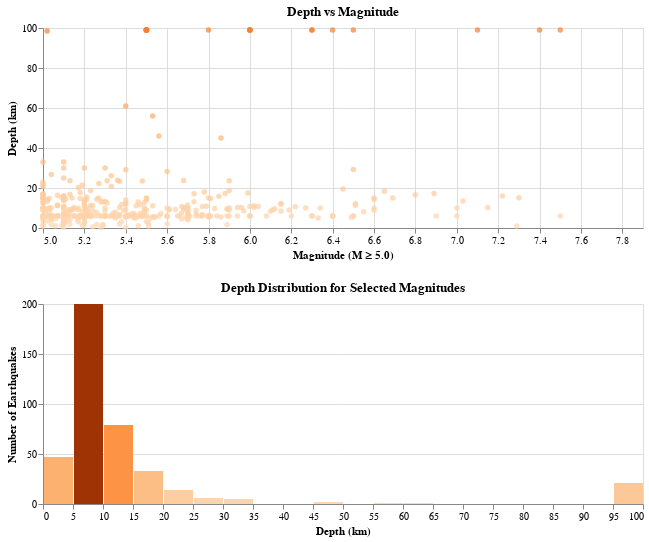

Notebook source saved alongside this figure:
### Markdown cell above
### Visualization 2

### Code cell
brush = alt.selection_interval(encodings=["x"])

scatter_mag = (
    alt.Chart(df_depth)
    .add_params(brush)
    .mark_circle()
    .encode(
        x=alt.X(
            "magnitude:Q",
            title="Magnitude (M ≥ 5.0)",
            scale=alt.Scale(domain=[5, df_cleaned["magnitude"].max()]),
        ),
        y=alt.Y("depth:Q", title="Depth (km)"),
        color=alt.Color("depth:Q", scale=alt.Scale(scheme="oranges")),
        tooltip=["year", "magnitude", "depth"],
    )
    .properties(
        width=600,
        height=200,
        title="Depth vs Magnitude",
    )
)

hist_depth = (
    alt.Chart(df_depth)
    .transform_filter(brush)
    .mark_bar()
    .encode(
        x=alt.X("depth:Q", bin=alt.Bin(maxbins=30), title="Depth (km)"),
        y=alt.Y("count():Q", title="Number of Earthquakes"),
        color=alt.Color("count():Q", scale=alt.Scale(scheme="oranges")).legend(None),
        tooltip=[
            alt.Tooltip("depth:Q", bin=alt.Bin(maxbins=30), title="Depth Range (km)"),
            alt.Tooltip("count():Q", title="# of Earthquakes"),
        ],
    )
    .properties(
        width=600, height=200, title="Depth Distribution for Selected Magnitudes"
    )
)

scatter_mag & hist_depth

### Figure 1 — Vega-Lite specification as saved in the notebook (floating-point values rounded to 4 significant figures; data arrays with more than 128 entries replaced by an {"elided": "..."} marker saying what was removed)
{"config": {"view": {"continuousWidth": 300, "continuousHeight": 300}}, "vconcat": [{"mark": {"type": "circle"}, "encoding": {"color": {"field": "depth", "scale": {"scheme": "oranges"}, "type": "quantitative"}, "tooltip": [{"field": "year", "type": "quantitative"}, {"field": "magnitude", "type": "quantitative"}, {"field": "depth", "type": "quantitative"}], "x": {"field": "magnitude", "scale": {"domain": [5, 7.9]}, "title": "Magnitude (M ≥ 5.0)", "type": "quantitative"}, "y": {"field": "depth", "title": "Depth (km)", "type": "quantitative"}}, "height": 200, "name": "view_2", "title": "Depth vs Magnitude", "width": 600}, {"mark": {"type": "bar"}, "encoding": {"color": {"aggregate": "count", "legend": null, "scale": {"scheme": "oranges"}, "type": "quantitative"}, "tooltip": [{"bin": {"maxbins": 30}, "field": "depth", "title": "Depth Range (km)", "type": "quantitative"}, {"aggregate": "count", "title": "# of Earthquakes", "type": "quantitative"}], "x": {"bin": {"maxbins": 30}, "field": "depth", "title": "Depth (km)", "type": "quantitative"}, "y": {"aggregate": "count", "title": "Number of Earthquakes", "type": "quantitative"}}, "height": 200, "title": "Depth Distribution for Selected Magnitudes", "transform": [{"filter": {"param": "param_2"}}], "width": 600}], "data": {"name": "data-fd8036aca0ecdbbbfe53677ca12e5179"}, "params": [{"name": "param_2", "select": {"type": "interval", "encodings": ["x"]}, "views": ["view_2"]}], "$schema": "https://vega.github.io/schema/vega-lite/v5.20.1.json", "datasets": {"data-fd8036aca0ecdbbbfe53677ca12e5179": {"elided": "409 records"}}}
